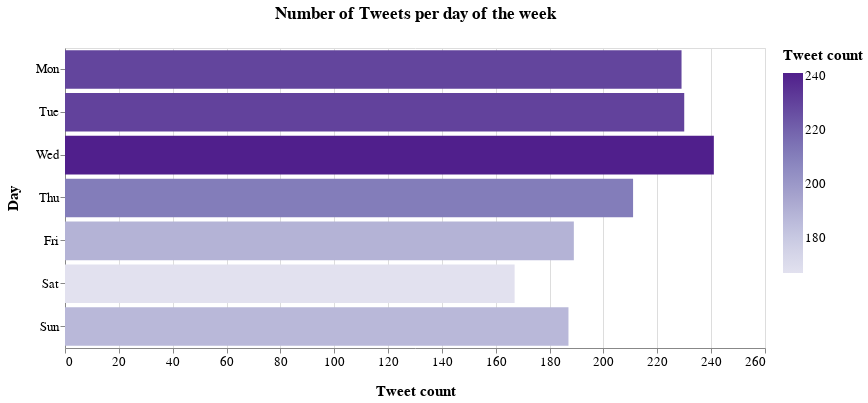

The notebook cell this image was saved under:
### Markdown cell above
The bar chart is created:

### Code cell
df_w = pd.DataFrame.from_dict(count_w, orient='index').reset_index()
df_w = df_w.rename(columns={'index':'Day',0:'Tweet count'})

#range=['#e5c9fe','#c990ff','#b15fff','#992eff','#8100fc','#6800cc','#4f009b','#36006a','#1d0039']
chart = alt.Chart(df_w).mark_bar().encode(
    x = alt.X('Tweet count:Q'),
    y = alt.Y('Day', sort = ['Mon','Tue','Wed','Thu','Fri','Sat','Sun']),
    color=alt.Color('Tweet count:Q',scale=alt.Scale(scheme="purples")),
    tooltip=[
        alt.Tooltip('Day', title='Day'),
        alt.Tooltip('Tweet count:Q', title='Tweet count')
    ]
).transform_window( 
    rank='rank(count)',
    sort=[alt.SortField('count', order='descending')]
).properties(width=700, height=300,  title = "Number of Tweets per day of the week").configure_title(
    fontSize=17,
    offset=25
).configure_axis(
    labelFontSize=13,
    titleFontSize=15,
    titlePadding=15
).configure_legend(
    gradientThickness=20,
    titleFontSize=15,
    labelFontSize=13,
    titlePadding=10
)

chart

### Figure 1 — Vega-Lite specification as saved in the notebook (floating-point values rounded to 4 significant figures)
{"config": {"view": {"continuousWidth": 400, "continuousHeight": 300}, "axis": {"labelFontSize": 13, "titleFontSize": 15, "titlePadding": 15}, "legend": {"gradientThickness": 20, "labelFontSize": 13, "titleFontSize": 15, "titlePadding": 10}, "title": {"fontSize": 17, "offset": 25}}, "data": {"name": "data-a5038a8cfd20a25b3ac42e06f2d7f8c3"}, "mark": "bar", "encoding": {"color": {"type": "quantitative", "field": "Tweet count", "scale": {"scheme": "purples"}}, "tooltip": [{"type": "nominal", "field": "Day", "title": "Day"}, {"type": "quantitative", "field": "Tweet count", "title": "Tweet count"}], "x": {"type": "quantitative", "field": "Tweet count"}, "y": {"type": "nominal", "field": "Day", "sort": ["Mon", "Tue", "Wed", "Thu", "Fri", "Sat", "Sun"]}}, "height": 300, "title": "Number of Tweets per day of the week", "transform": [{"window": [{"op": "rank", "field": "count", "as": "rank"}], "sort": [{"field": "count", "order": "descending"}]}], "width": 700, "$schema": "https://vega.github.io/schema/vega-lite/v4.8.1.json", "datasets": {"data-a5038a8cfd20a25b3ac42e06f2d7f8c3": [{"Day": "Sun", "Tweet count": 187}, {"Day": "Tue", "Tweet count": 230}, {"Day": "Sat", "Tweet count": 167}, {"Day": "Wed", "Tweet count": 241}, {"Day": "Thu", "Tweet count": 211}, {"Day": "Fri", "Tweet count": 189}, {"Day": "Mon", "Tweet count": 229}]}}
